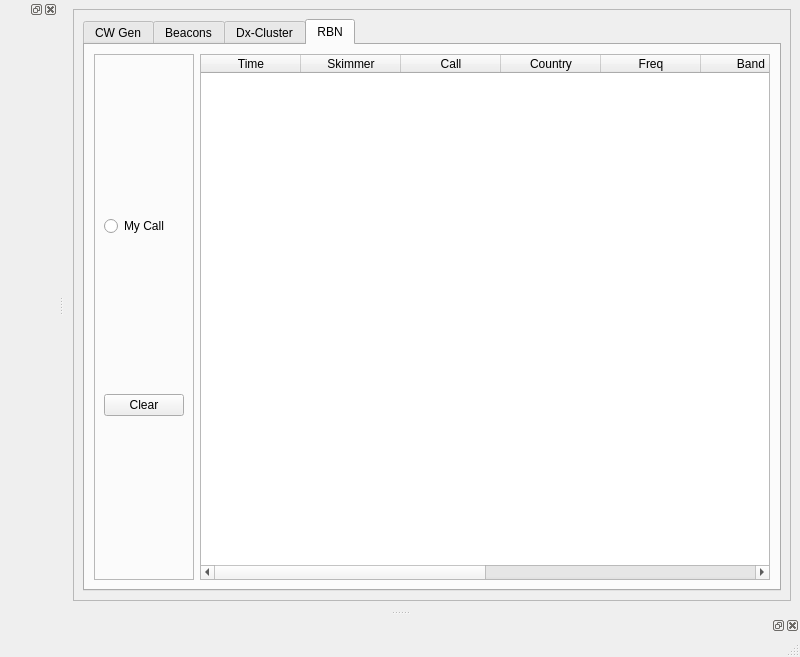
<?xml version="1.0" encoding="UTF-8"?>
<ui version="4.0">
 <class>MainWindow</class>
 <widget class="QMainWindow" name="MainWindow">
  <property name="geometry">
   <rect>
    <x>0</x>
    <y>0</y>
    <width>800</width>
    <height>657</height>
   </rect>
  </property>
  <property name="windowTitle">
   <string>MainWindow</string>
  </property>
  <widget class="QWidget" name="centralwidget">
   <layout class="QHBoxLayout" name="horizontalLayout">
    <item>
     <widget class="QFrame" name="frame">
      <property name="frameShape">
       <enum>QFrame::StyledPanel</enum>
      </property>
      <property name="frameShadow">
       <enum>QFrame::Raised</enum>
      </property>
      <layout class="QHBoxLayout" name="horizontalLayout_2">
       <item>
        <widget class="QTabWidget" name="rbnTab">
         <property name="currentIndex">
          <number>3</number>
         </property>
         <widget class="QWidget" name="tab">
          <attribute name="title">
           <string>CW Gen</string>
          </attribute>
          <widget class="QPlainTextEdit" name="CMD">
           <property name="geometry">
            <rect>
             <x>20</x>
             <y>20</y>
             <width>601</width>
             <height>161</height>
            </rect>
           </property>
          </widget>
         </widget>
         <widget class="QWidget" name="tab_2">
          <attribute name="title">
           <string>Beacons</string>
          </attribute>
          <widget class="QWidget" name="verticalLayoutWidget_2">
           <property name="geometry">
            <rect>
             <x>30</x>
             <y>30</y>
             <width>541</width>
             <height>461</height>
            </rect>
           </property>
           <layout class="QVBoxLayout" name="tab2layout">
            <item>
             <widget class="QTableWidget" name="beaconTable">
              <property name="columnCount">
               <number>3</number>
              </property>
              <column/>
              <column/>
              <column/>
             </widget>
            </item>
           </layout>
          </widget>
         </widget>
         <widget class="QWidget" name="tab_3">
          <attribute name="title">
           <string>Dx-Cluster</string>
          </attribute>
         </widget>
         <widget class="QWidget" name="tab_4">
          <attribute name="title">
           <string>RBN</string>
          </attribute>
          <layout class="QHBoxLayout" name="horizontalLayout_4">
           <item>
            <widget class="QFrame" name="frame_2">
             <property name="frameShape">
              <enum>QFrame::StyledPanel</enum>
             </property>
             <property name="frameShadow">
              <enum>QFrame::Raised</enum>
             </property>
             <layout class="QVBoxLayout" name="verticalLayout_2">
              <item>
               <widget class="QRadioButton" name="rbnMycall">
                <property name="text">
                 <string>My Call</string>
                </property>
               </widget>
              </item>
              <item>
               <widget class="QPushButton" name="rbnClear">
                <property name="text">
                 <string>Clear</string>
                </property>
               </widget>
              </item>
             </layout>
            </widget>
           </item>
           <item>
            <widget class="QTableWidget" name="rbnTable">
             <property name="sortingEnabled">
              <bool>true</bool>
             </property>
             <property name="columnCount">
              <number>10</number>
             </property>
             <column>
              <property name="text">
               <string>Time</string>
              </property>
             </column>
             <column>
              <property name="text">
               <string>Skimmer</string>
              </property>
             </column>
             <column>
              <property name="text">
               <string>Call</string>
              </property>
             </column>
             <column>
              <property name="text">
               <string>Country</string>
              </property>
             </column>
             <column>
              <property name="text">
               <string>Freq</string>
              </property>
             </column>
             <column>
              <property name="text">
               <string>Band</string>
              </property>
             </column>
             <column>
              <property name="text">
               <string>S/N</string>
              </property>
             </column>
             <column/>
             <column/>
             <column/>
            </widget>
           </item>
          </layout>
         </widget>
        </widget>
       </item>
      </layout>
     </widget>
    </item>
   </layout>
  </widget>
  <widget class="QMenuBar" name="menubar">
   <property name="geometry">
    <rect>
     <x>0</x>
     <y>0</y>
     <width>800</width>
     <height>22</height>
    </rect>
   </property>
  </widget>
  <widget class="QStatusBar" name="statusbar"/>
  <widget class="QDockWidget" name="dockWidget">
   <attribute name="dockWidgetArea">
    <number>1</number>
   </attribute>
   <widget class="QWidget" name="dockWidgetContents">
    <layout class="QHBoxLayout" name="horizontalLayout_3">
     <item>
      <widget class="QWidget" name="widget" native="true">
       <layout class="QVBoxLayout" name="verticalLayout_3">
        <item>
         <layout class="QVBoxLayout" name="verticalLayout"/>
        </item>
       </layout>
      </widget>
     </item>
    </layout>
   </widget>
  </widget>
  <widget class="QDockWidget" name="dockWidget_2">
   <attribute name="dockWidgetArea">
    <number>8</number>
   </attribute>
   <widget class="QWidget" name="dockWidgetContents_2"/>
  </widget>
 </widget>
 <resources/>
 <connections/>
 <slots>
  <slot>slot1()</slot>
 </slots>
</ui>
